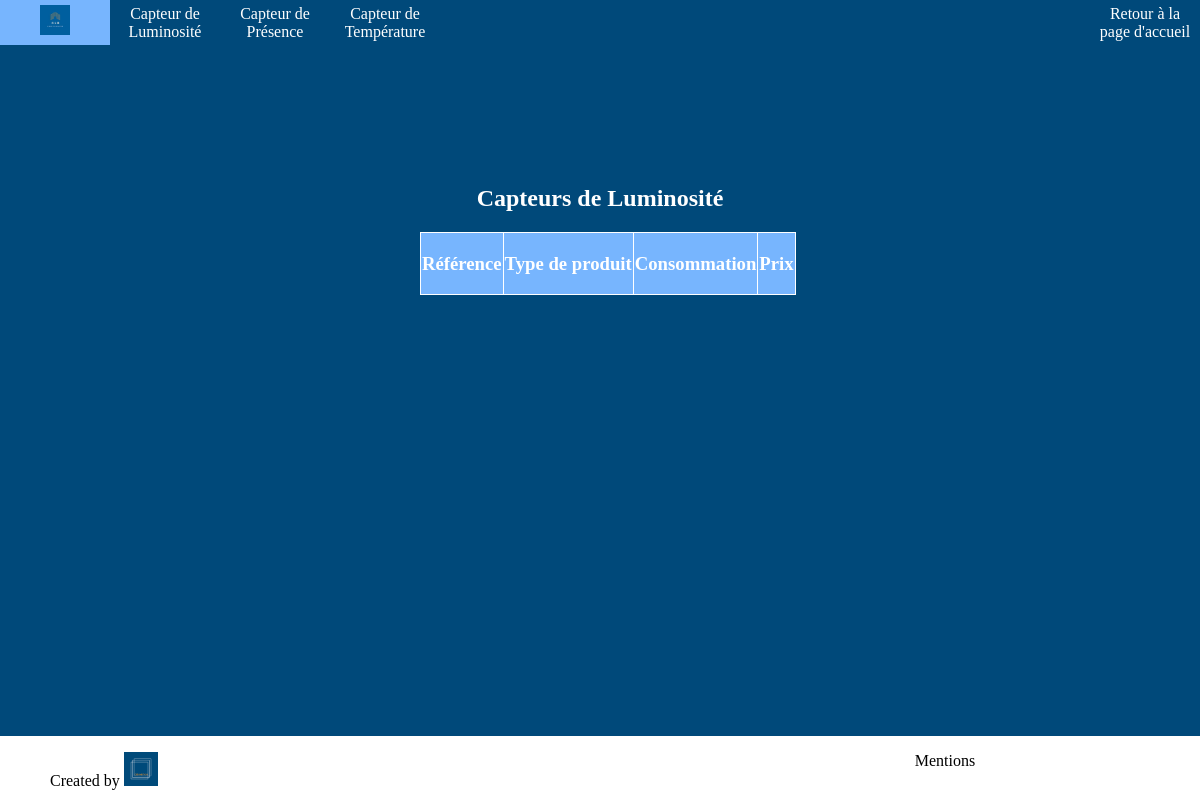
The page /index.php?action=lightSensorsUnlog on the database as committed earlier.
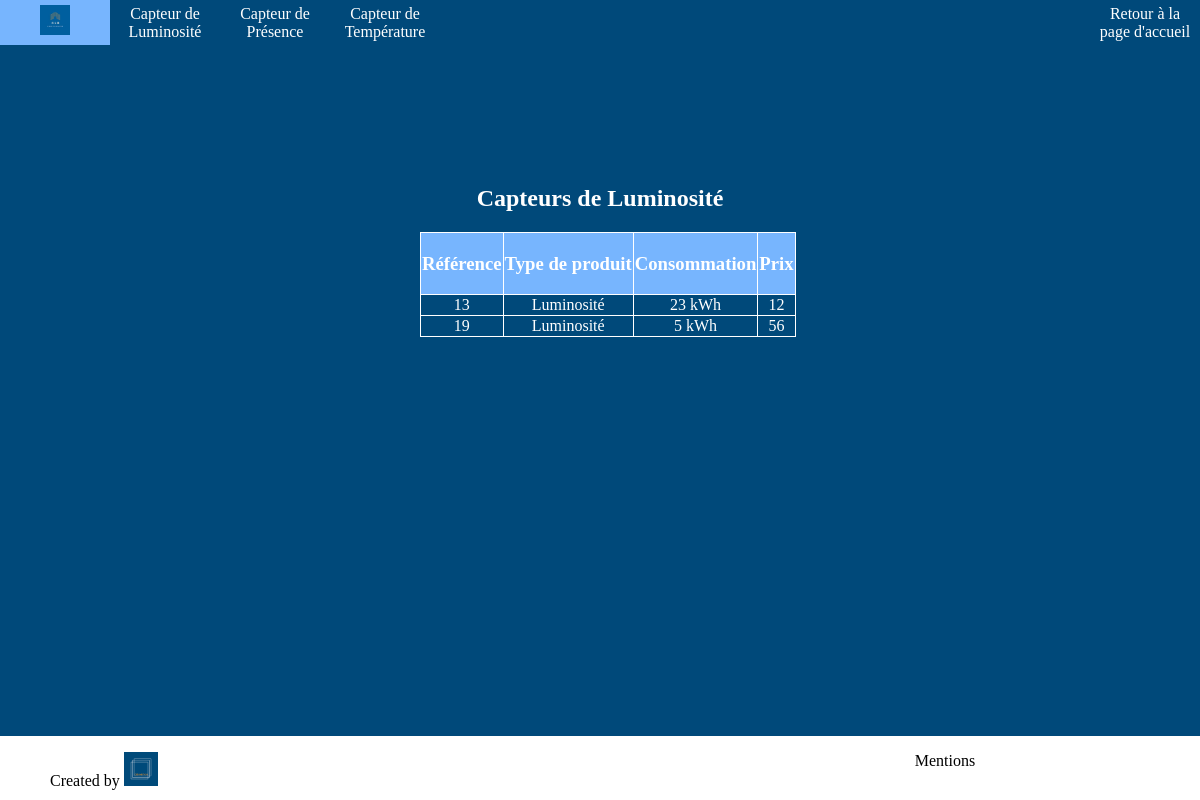
The same page on the database as committed later.
### tables this page shows
CREATE TABLE `catalogue` (
  `idProduit` int(11) NOT NULL,
  `typeProduct` varchar(255) NOT NULL,
  `consumption` varchar(255) NOT NULL,
  `price` varchar(255) NOT NULL
);

### controllers/controller.php (called while the page is built, shortened)
<?php
require "models/model.php";
function lightSensorsUnlog(){
    $sensors = getLightSensors()->fetchAll();
    require "views/lightSensorsUnlog.php";
}

### models/model.php (called while the page is built, shortened)
<?php
function getLightSensors(){
    $db = dbConnect();
    $req = $db->query("SELECT * FROM catalogue WHERE typeProduct='Luminosité'");
    return $req;
}

### views/lightSensorsUnlog.php (the view, shortened to what this page needs)
<!DOCTYPE html>
<html>
<head>
    <link rel="stylesheet" type="text/css" href="designs/css/sensors.css" />
</head>
<body>
<header>
    <?php require "catalogueHeader.php"?>
</header>
<section>
    <h1> Capteurs de Luminosité</h1>
    <table>
        <thead>
        <tr>
            <td><h3>Référence</h3></td>
            <td><h3>Type de produit</h3></td>
            <td><h3>Consommation</h3></td>
            <td><h3>Prix</h3></td>
        </tr>
        </thead>
        <tbody>
        <?php foreach($sensors as $sensors) { ?>
            <tr>
                <td>
                    <a href="index.php?action=detailedSensors&id=<?=$sensors["idProduit"];?>"><?= $sensors["idProduit"];?>
                </td>
                <td>
                    <?= $sensors["typeProduct"];?>
                </td>
                <td>
                    <?= $sensors["consumption"];?> kWh
                </td>
                <td>
                    <?= $sensors["price"];?>
                </td>
            </tr>
        <?php } ?>
        </tbody>
    </table>
</section>
<footer>
    <?php require "footer.php"?>
</footer>
</body>
</html>

Rows that differ between the two databases and show on the page:
added catalogue: idProduit "13", typeProduct "Luminosité", consumption "23", price "12"
added catalogue: idProduit "19", typeProduct "Luminosité", consumption "5", price "56"
